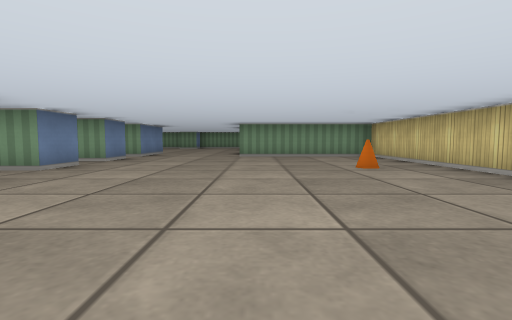
View 1 (above)

20 first-person views from a walk through a cub3D level. The camera is about half as high as the walls, tilts 4° down and sees 85° across. The floor is counted in squares. Each view is taken from the middle of a square. On the plan, view 1 faces up. The plan holds only what a view shows up to about 9 squares ahead; the rest is blank.

View 2
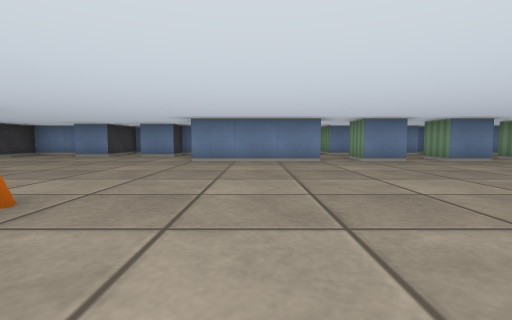

View 3
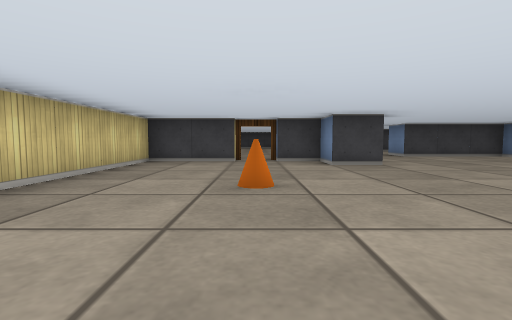

View 4
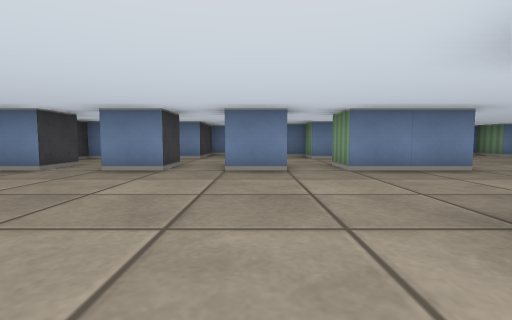

View 5
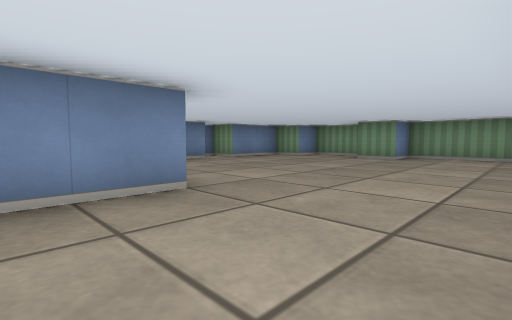

View 6
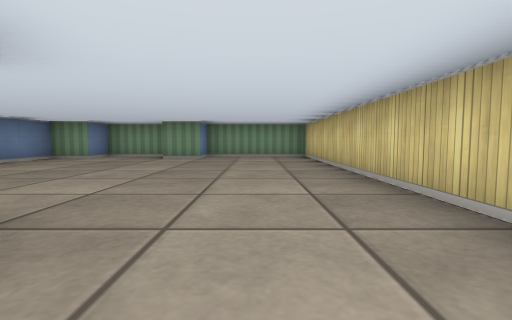

View 7
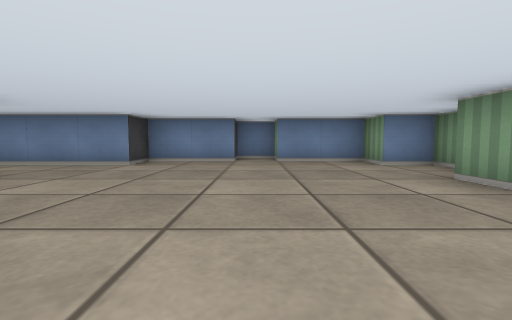

View 8
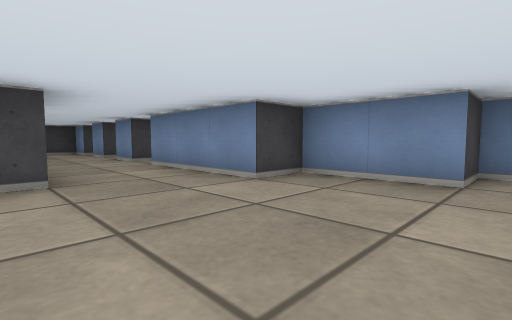

View 9
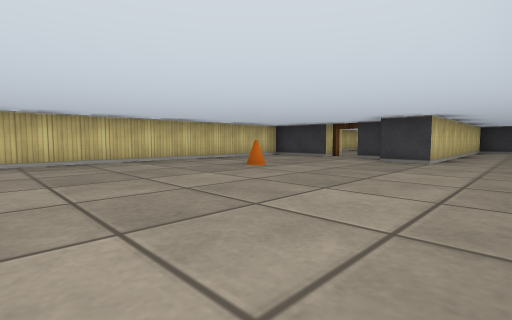

View 10
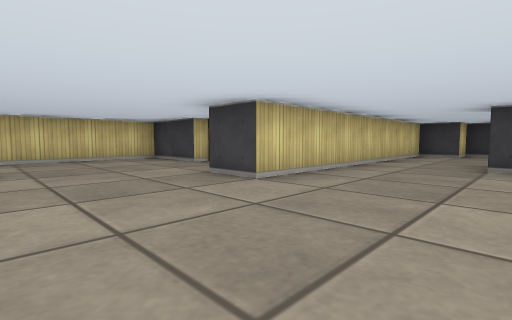

View 11
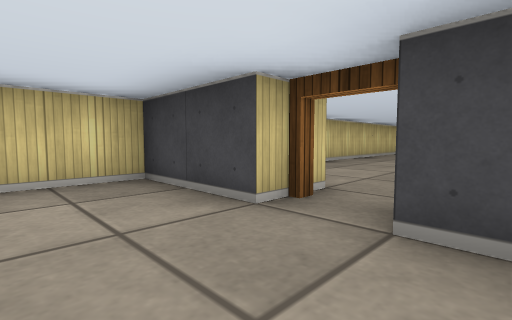

View 12
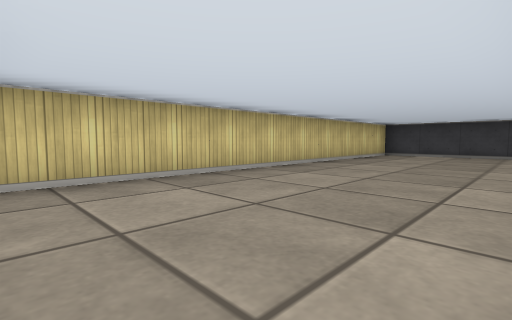

View 13
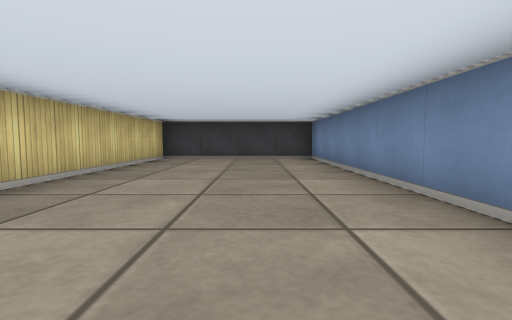

View 14
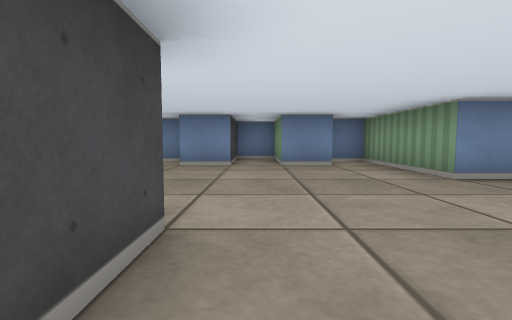

View 15
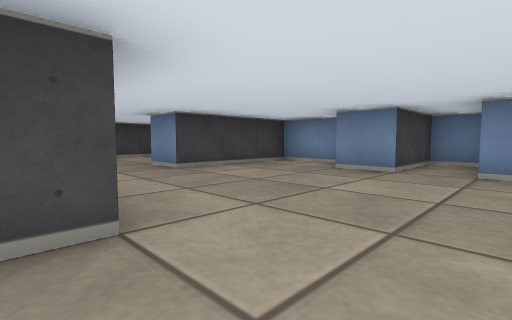

View 16
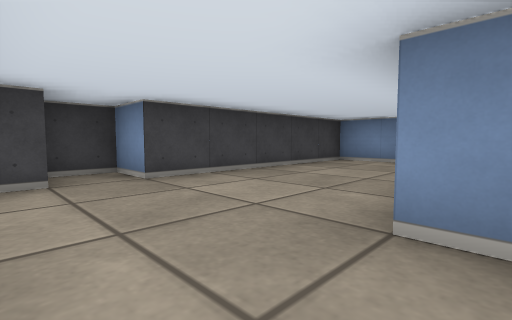

View 17
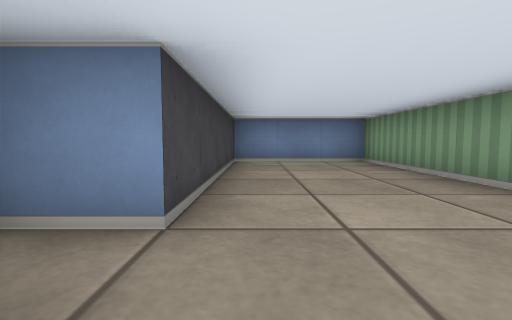

View 18
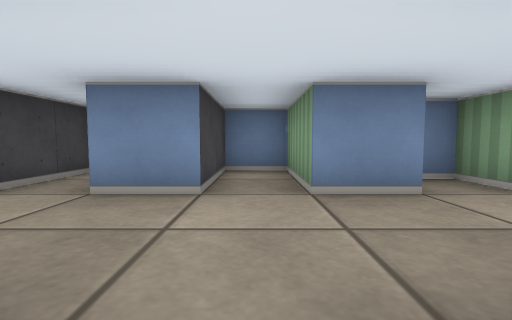

View 19
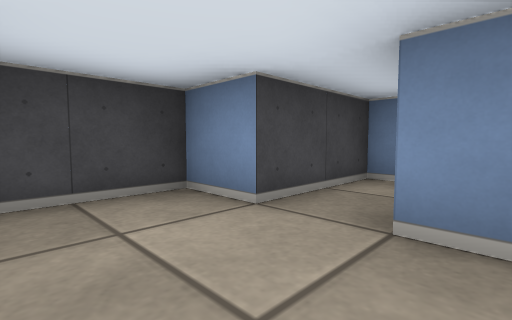

View 20
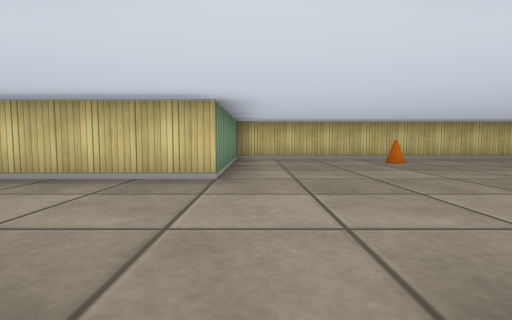

### Floor plan
Ten units are one square. View 1 is at (0, 0); x grows to the right and y downward. Boxes are objects, and circles mark ways between rooms. Rooms are numbered by the first view taken in them; rooms with no view inside come last. Other rooms are left out.
<svg viewBox="-91 -180 131 330">
<path fill="none" stroke="#000" d="M-45 -55 -35 -55 -35 -45 -45 -45M-45 -35 -35 -35 -35 -5 -65 -5 -65 2M-35 -76 -35 -65 -45 -65M-70 -75 -65 -75 -65 -65 -85 -65 -85 -55 -65 -55 -65 -45M-35 -106 -35 -85 -45 -85M-46 -105 -41 -105M-86 -35 -65 -35 -65 -25 -50 -25M-61 5 -55 5 -55 15 -75 15 -75 25 -55 25 -55 35M15 35 35 35 35 -85 -5 -85 -5 -175 -35 -175 -35 -165 -45 -165M-65 38 -65 55 -35 55 -35 65M-15 65 -15 25 -5 25 -5 35 5 35M-48 -175 -65 -175 -65 -165 -75 -165 -75 -145 -85 -145 -85 -135 -75 -135 -75 -115 -65 -115 -65 -85 -75 -85 -75 -79M-5 85 -5 145 35 145 35 51M-46 65 -85 65 -85 95 -35 95 -35 105 -25 105 -25 95 -15 95 -15 65"/>
<rect x="5" y="-5" width="10" height="10" fill="#bbb"><title>cone</title></rect>
<rect x="15" y="-55" width="10" height="10" fill="#bbb"><title>cone</title></rect>
<circle cx="10" cy="40" r="3" fill="#2a7"/>
<circle cx="-25" cy="60" r="3" fill="#2a7"/>
<text x="-20" y="-50">1</text>
<text x="10" y="90">2</text>
<text x="-50" y="80">3</text>
</svg>
Room 1 opens to room 2. Room 1 opens to room 3.

Where each view was taken, in squares from view 1:
view 1: 0 up, 0 right, facing up
view 2: 2 up, 3 right, facing left
view 3: 3 up, 1 right, facing down
view 4: 7 up, 1 right, facing left
view 5: 9 up, 1 left, facing up-left
view 6: 9 up, 2 left, facing up
view 7: 14 up, 1 left, facing left
view 8: 14 up, 4 left, facing down-left
view 9: 4 up, 3 left, facing down-right
view 10: 0 up, 4 left, facing down-right
view 11: 2 down, 0 right, facing down-right
view 12: 5 down, 0 right, facing down-right
view 13: 7 down, 1 right, facing down
view 14: 2 down, 0 right, facing left
view 15: 1 down, 1 left, facing down-left
view 16: 6 down, 2 left, facing down-left
view 17: 9 down, 2 left, facing left
view 18: 6 up, 4 left, facing left
view 19: 5 up, 5 left, facing down-left
view 20: 8 up, 4 left, facing right
